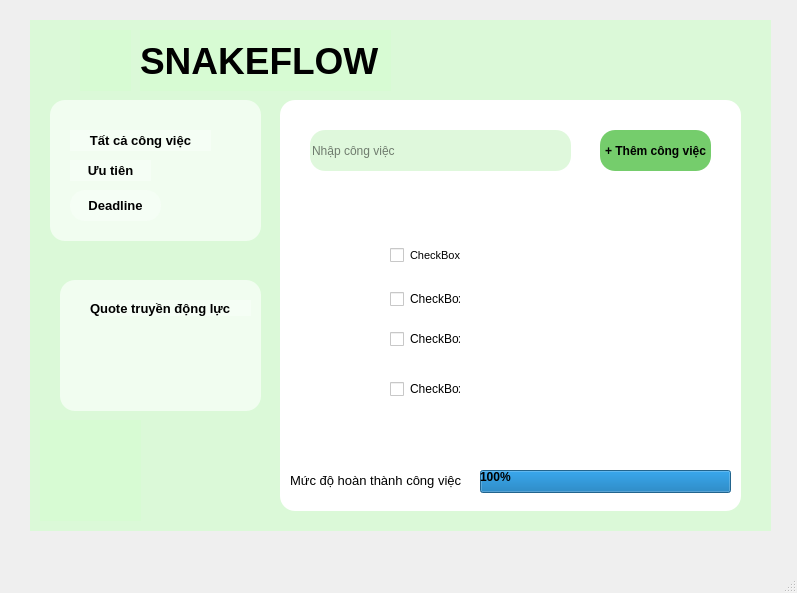
<?xml version="1.0" encoding="UTF-8"?>
<ui version="4.0">
 <class>MainWindow</class>
 <widget class="QMainWindow" name="MainWindow">
  <property name="geometry">
   <rect>
    <x>0</x>
    <y>0</y>
    <width>797</width>
    <height>593</height>
   </rect>
  </property>
  <property name="windowTitle">
   <string>MainWindow</string>
  </property>
  <widget class="QWidget" name="centralwidget">
   <widget class="QWidget" name="widget" native="true">
    <property name="geometry">
     <rect>
      <x>30</x>
      <y>20</y>
      <width>741</width>
      <height>511</height>
     </rect>
    </property>
    <property name="styleSheet">
     <string notr="true">background-color: rgba(214, 251, 210, 0.8)
</string>
    </property>
    <widget class="QWidget" name="widget_2" native="true">
     <property name="geometry">
      <rect>
       <x>250</x>
       <y>80</y>
       <width>461</width>
       <height>411</height>
      </rect>
     </property>
     <property name="styleSheet">
      <string notr="true">background-color: rgb(255, 255, 255);
border-radius: 15</string>
     </property>
     <widget class="QLabel" name="nameprogress">
      <property name="geometry">
       <rect>
        <x>10</x>
        <y>370</y>
        <width>171</width>
        <height>21</height>
       </rect>
      </property>
      <property name="font">
       <font>
        <pointsize>10</pointsize>
       </font>
      </property>
      <property name="text">
       <string>Mức độ hoàn thành công việc</string>
      </property>
     </widget>
     <widget class="QProgressBar" name="progressbar">
      <property name="geometry">
       <rect>
        <x>200</x>
        <y>370</y>
        <width>251</width>
        <height>23</height>
       </rect>
      </property>
      <property name="font">
       <font>
        <weight>75</weight>
        <bold>true</bold>
       </font>
      </property>
      <property name="styleSheet">
       <string notr="true"/>
      </property>
      <property name="value">
       <number>100</number>
      </property>
      <property name="textVisible">
       <bool>true</bool>
      </property>
      <property name="orientation">
       <enum>Qt::Horizontal</enum>
      </property>
      <property name="invertedAppearance">
       <bool>false</bool>
      </property>
      <property name="textDirection">
       <enum>QProgressBar::TopToBottom</enum>
      </property>
     </widget>
     <widget class="QCheckBox" name="checkBox">
      <property name="geometry">
       <rect>
        <x>110</x>
        <y>130</y>
        <width>171</width>
        <height>51</height>
       </rect>
      </property>
      <property name="font">
       <font>
        <pointsize>8</pointsize>
       </font>
      </property>
      <property name="text">
       <string>CheckBox</string>
      </property>
     </widget>
     <widget class="QCheckBox" name="checkBox_2">
      <property name="geometry">
       <rect>
        <x>110</x>
        <y>190</y>
        <width>70</width>
        <height>18</height>
       </rect>
      </property>
      <property name="text">
       <string>CheckBox</string>
      </property>
     </widget>
     <widget class="QCheckBox" name="checkBox_3">
      <property name="geometry">
       <rect>
        <x>110</x>
        <y>230</y>
        <width>70</width>
        <height>18</height>
       </rect>
      </property>
      <property name="text">
       <string>CheckBox</string>
      </property>
     </widget>
     <widget class="QCheckBox" name="checkBox_4">
      <property name="geometry">
       <rect>
        <x>110</x>
        <y>280</y>
        <width>70</width>
        <height>18</height>
       </rect>
      </property>
      <property name="text">
       <string>CheckBox</string>
      </property>
     </widget>
     <widget class="QLineEdit" name="fill">
      <property name="geometry">
       <rect>
        <x>30</x>
        <y>30</y>
        <width>261</width>
        <height>41</height>
       </rect>
      </property>
      <property name="styleSheet">
       <string notr="true">background-color: rgba(215, 246, 211, 0.8)</string>
      </property>
      <property name="placeholderText">
       <string>Nhập công việc</string>
      </property>
     </widget>
     <widget class="QPushButton" name="addbut">
      <property name="geometry">
       <rect>
        <x>320</x>
        <y>30</y>
        <width>111</width>
        <height>41</height>
       </rect>
      </property>
      <property name="font">
       <font>
        <weight>75</weight>
        <bold>true</bold>
       </font>
      </property>
      <property name="styleSheet">
       <string notr="true">background-color: rgba(83, 192, 71, 0.8)</string>
      </property>
      <property name="text">
       <string>+ Thêm công việc</string>
      </property>
     </widget>
    </widget>
    <widget class="QWidget" name="widget_3" native="true">
     <property name="geometry">
      <rect>
       <x>20</x>
       <y>80</y>
       <width>211</width>
       <height>141</height>
      </rect>
     </property>
     <property name="styleSheet">
      <string notr="true">background-color: rgba(246, 254, 246, 0.8);
border-radius: 15
</string>
     </property>
     <widget class="QPushButton" name="cvbut">
      <property name="geometry">
       <rect>
        <x>20</x>
        <y>30</y>
        <width>141</width>
        <height>21</height>
       </rect>
      </property>
      <property name="font">
       <font>
        <pointsize>10</pointsize>
        <weight>75</weight>
        <bold>true</bold>
       </font>
      </property>
      <property name="text">
       <string>Tất cả công việc</string>
      </property>
      <property name="icon">
       <iconset>
        <normaloff>../../../Pictures/Screenshots/icon.png</normaloff>../../../Pictures/Screenshots/icon.png</iconset>
      </property>
     </widget>
     <widget class="QPushButton" name="priobut">
      <property name="geometry">
       <rect>
        <x>20</x>
        <y>60</y>
        <width>81</width>
        <height>21</height>
       </rect>
      </property>
      <property name="font">
       <font>
        <pointsize>10</pointsize>
        <weight>75</weight>
        <bold>true</bold>
       </font>
      </property>
      <property name="text">
       <string>Ưu tiên</string>
      </property>
      <property name="icon">
       <iconset>
        <normaloff>../../../Pictures/Screenshots/Screenshot 2025-10-30 093916.png</normaloff>../../../Pictures/Screenshots/Screenshot 2025-10-30 093916.png</iconset>
      </property>
      <property name="iconSize">
       <size>
        <width>20</width>
        <height>20</height>
       </size>
      </property>
     </widget>
     <widget class="QPushButton" name="dlbut">
      <property name="geometry">
       <rect>
        <x>20</x>
        <y>90</y>
        <width>91</width>
        <height>31</height>
       </rect>
      </property>
      <property name="font">
       <font>
        <pointsize>10</pointsize>
        <weight>75</weight>
        <bold>true</bold>
       </font>
      </property>
      <property name="text">
       <string>Deadline</string>
      </property>
      <property name="icon">
       <iconset>
        <normaloff>../../../Pictures/Screenshots/Screenshot 2025-10-30 094241.png</normaloff>../../../Pictures/Screenshots/Screenshot 2025-10-30 094241.png</iconset>
      </property>
      <property name="iconSize">
       <size>
        <width>20</width>
        <height>20</height>
       </size>
      </property>
     </widget>
     <widget class="QLabel" name="label_3">
      <property name="geometry">
       <rect>
        <x>140</x>
        <y>180</y>
        <width>47</width>
        <height>14</height>
       </rect>
      </property>
      <property name="text">
       <string>TextLabel</string>
      </property>
     </widget>
    </widget>
    <widget class="QLabel" name="nameapp">
     <property name="geometry">
      <rect>
       <x>110</x>
       <y>10</y>
       <width>251</width>
       <height>61</height>
      </rect>
     </property>
     <property name="font">
      <font>
       <pointsize>28</pointsize>
       <weight>75</weight>
       <bold>true</bold>
      </font>
     </property>
     <property name="text">
      <string>SNAKEFLOW</string>
     </property>
    </widget>
    <widget class="QLabel" name="snake">
     <property name="geometry">
      <rect>
       <x>10</x>
       <y>400</y>
       <width>101</width>
       <height>101</height>
      </rect>
     </property>
     <property name="text">
      <string/>
     </property>
     <property name="pixmap">
      <pixmap>../../../Downloads/icons8-snake-100.png</pixmap>
     </property>
    </widget>
    <widget class="QLabel" name="logo">
     <property name="geometry">
      <rect>
       <x>50</x>
       <y>10</y>
       <width>51</width>
       <height>61</height>
      </rect>
     </property>
     <property name="text">
      <string/>
     </property>
     <property name="pixmap">
      <pixmap>../../../Downloads/icons8-snake-48.png</pixmap>
     </property>
    </widget>
    <widget class="QWidget" name="widget_4" native="true">
     <property name="geometry">
      <rect>
       <x>30</x>
       <y>260</y>
       <width>201</width>
       <height>131</height>
      </rect>
     </property>
     <property name="styleSheet">
      <string notr="true">background-color: rgba(246, 254, 246, 0.8);
border-radius: 15
</string>
     </property>
     <widget class="QLabel" name="label">
      <property name="geometry">
       <rect>
        <x>30</x>
        <y>20</y>
        <width>161</width>
        <height>16</height>
       </rect>
      </property>
      <property name="font">
       <font>
        <pointsize>10</pointsize>
        <weight>75</weight>
        <bold>true</bold>
       </font>
      </property>
      <property name="text">
       <string>Quote truyền động lực</string>
      </property>
     </widget>
    </widget>
   </widget>
  </widget>
  <widget class="QMenuBar" name="menubar">
   <property name="geometry">
    <rect>
     <x>0</x>
     <y>0</y>
     <width>797</width>
     <height>22</height>
    </rect>
   </property>
  </widget>
  <widget class="QStatusBar" name="statusbar"/>
 </widget>
 <resources/>
 <connections/>
</ui>
